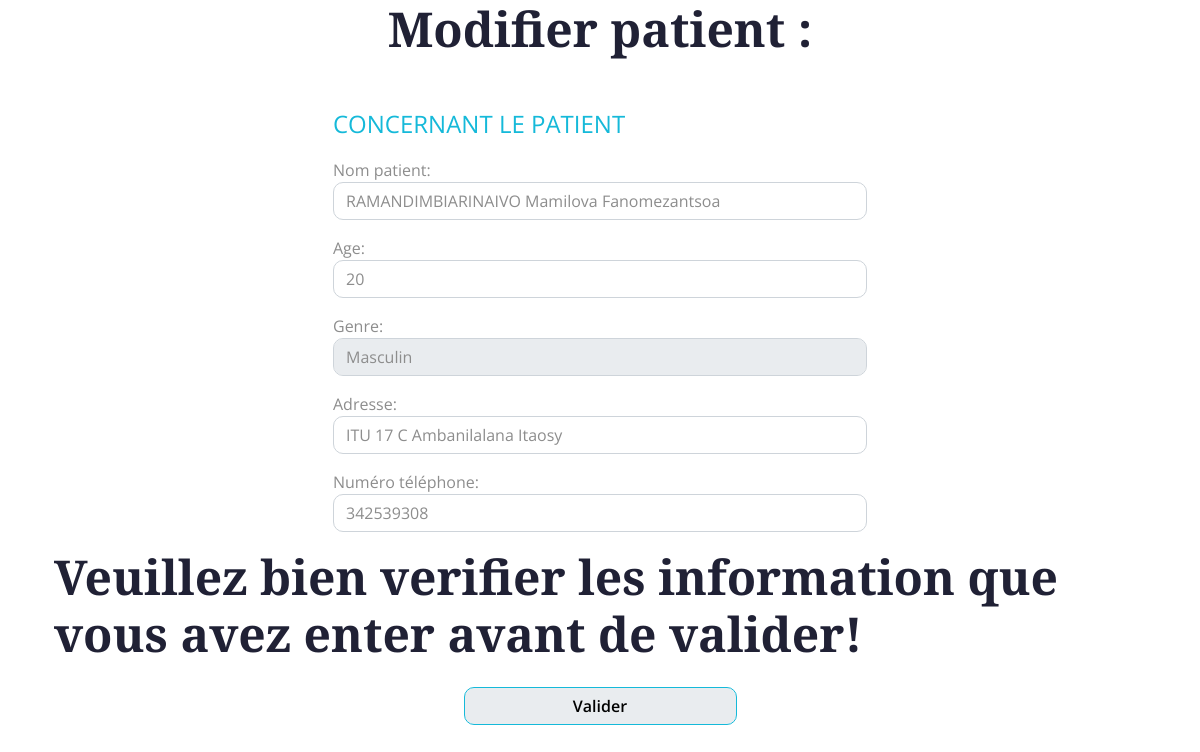
Page /patient/Modifier_patient/1 (signed in) on the committed database.
### Patient/models.py (models this page shows, shortened)
class Patient(models.Model):
    GENDER_CHOICES =[
        ('M','Masculin'),
        ('F','Féminin'),
    ]
    Nom=models.CharField(max_length=100)
    age=models.IntegerField()
    gender=models.CharField(max_length=1,choices=GENDER_CHOICES)
    adresse=models.CharField(max_length=50)
    numéro_téléphone=models.IntegerField()

### Patient/views.py (the view)
# urls.py: path('Modifier_patient/<int:F>',views.Modifier_patient,name='modifier_patient'),
def Modifier_patient(request,F):
    if not request.user.is_staff:
        return redirect('login')
    patient=get_object_or_404(Patient,id=F)
    if request.method=='POST':
        form=PatientForm(request.POST,instance=patient)
        if form.is_valid():
            form.save()
        return redirect('listpatient')
    else:
        form=PatientForm(instance=patient)
    return render(request,'modifier_patient.html',{'form':form})

### Patient/forms.py
class PatientForm(forms.ModelForm):
    class Meta:
        model=Patient
        fields=['Nom',
                'age',
                'gender',
                'adresse',
                'numéro_téléphone']
        labels={'Nom':'Nom patient',
                'age':'Age',
                'gender':'Genre',
                'adresse':'Adresse',
                'numéro_téléphone':'Numéro téléphone'}
        widgets={
            'Nom':
            forms.TextInput(attrs={'class': 'form-control w-60', 'placeholder': 'Entrez votre nom'}),
            'age':
            forms.TextInput(attrs={'class': 'form-control w-60', 'placeholder': 'Entrez âge'}),
            'gender':
            forms.Select(choices=Patient.GENDER_CHOICES, attrs={'class' : 'form-control w-60'}),
            'adresse':
            forms.TextInput(attrs={'class': 'form-control w-60', 'placeholder': 'Enterz adresse'}),
            'numéro_téléphone':
            forms.TextInput(attrs={'class': 'form-control w-60', 'placeholder': 'Enterz le numéro téléphone'}),
        }

### Patient/Template/modifier_patient.html (shortened to what this page needs)
{% load static %}
{% include 'base.html' %}
<!DOCTYPE html>
<html lang="en">
    <head>
        <link rel="stylesheet" href="https://use.fontawesome.com/releases/v5.15.4/css/all.css"/>
        <link href="https://cdn.jsdelivr.net/npm/bootstrap-icons@1.4.1/font/bootstrap-icons.css" rel="stylesheet">
        <link href="{%  static 'lib/animate/animate.min.css' %}" rel="stylesheet">
        <link href="{% static 'lib/owlcarousel/assets/owl.carousel.min.css' %}" rel="stylesheet">
        <link href="{% static 'css/bootstrap.min.css' %}" rel="stylesheet">
        <link href="{% static 'css/style.css'%}" rel="stylesheet">
    </head>
    <body>
        <h1 class="display-5 mb-4 text-center">Modifier patient :</h1>
        <form method="post" enctype="multipart/form-data">
               <div class="container mt-5">
                 <div class="row justify-content-center">
                   <div class="col-md-6">
                    <p class="fs-4 text-uppercase text-primary"> Concernant le patient </p>
                    {{form.as_p}}
                   </div>
                   <h1 class="display-5 mb-4">Veuillez bien verifier les information que vous avez enter avant de valider!</h1>
                   <div class="form-group text-center">
                   <bouton class="">
                   <input type="submit" value="Valider" class="form-control btn btn-primary w-25 ">
                </bouton>
                  </div>
                 </div>
                </div>
        </form>
    </body>

### Patient/static/css/style.css (style rules this page uses)
.btn { font-weight: 600; transition: .5s; }
.btn.btn-primary { box-shadow: inset 0 0 0 0 var(--bs-primary); }

### rows in the picture
Patient: Nom "RAMANDIMBIARINAIVO Mamilova Fanomezantsoa", age "20", gender "Masculin", adresse "ITU 17 C Ambanilalana Itaosy", numéro_téléphone "342539308"
